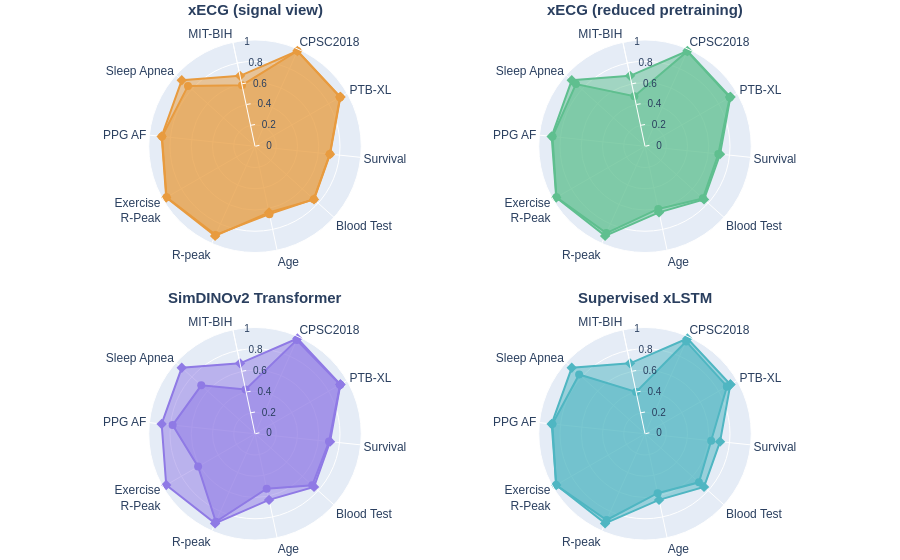
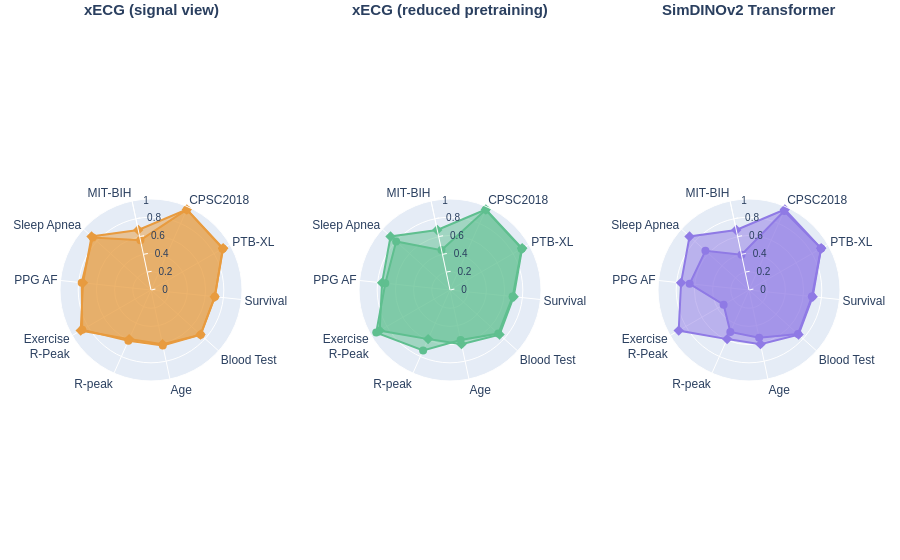

These figures' notebook cell, in order:
### Code cell
def plot_radar_plots_overlap_xecg(df, categories, title='radar_chart_methods'):
    pio.templates.default = "plotly"  # Set default template to white background

    categories_closed = categories + [categories[0]]

    fig = go.Figure()
    # Plot one radar chart for each method on separate axes (subplots)

    min_v = 0. # df_raw.min().min()
    max_v = 1.# df_raw.max().max()
    print(f"Min value: {min_v}, Max value: {max_v}")

    if len(df) == 5:
        rows = 2
        cols = 2  # Usiamo 6 colonne per gestire meglio gli spazi (2x3 e 3x2)

        fig = make_subplots(
            rows=rows, cols=cols,
            specs=[[{'type': 'polar'}, {'type': 'polar'}],
                [{'type': 'polar'}, {'type': 'polar'}]],
            subplot_titles=df.index.tolist()[1:],
            vertical_spacing=0.15,
            horizontal_spacing=0.
        )
        positions = [(1, 1), (1, 2), (2, 1), (2, 2)]
    elif len(df) == 4:
        rows = 1
        cols = 3
        fig = make_subplots(
            rows=rows, cols=cols,
            specs=[[{'type': 'polar'}, {'type': 'polar'}, {'type': 'polar'}]],
            subplot_titles=df.index.tolist()[1:],
            vertical_spacing=0.15,
            horizontal_spacing=0.15
        )
        positions = [(1, 1), (1, 2), (1, 3)]


    xecg_row = df.values[0]
    values_xecg = xecg_row.tolist()[:-2] + [xecg_row.tolist()[0]]  # close the loop
    for i, (idx, row) in enumerate(df.iterrows()):
        if i == 0: continue
        current_row, current_col = positions[i -1]

        trace = fig.add_trace(
            go.Scatterpolar(
                r=values_xecg,
                theta=categories_closed,
                fill='toself',
                name=idx,
                line=dict(width=2, color=row['color']),
                hoverinfo='skip',
                marker=dict(
                    symbol="diamond",   # <-- change marker shape here
                    size=8,            # marker size
                    color=row['color']  # marker color
                ),
            ),
            row=current_row, col=current_col
        )

        values = row.tolist()[:-2] + [row.tolist()[0]]  # close the loop
        fig.add_trace(
            go.Scatterpolar(
                r=values,
                theta=categories_closed,
                fill='toself',
                name=idx,
                line=dict(width=2, color=row['color']),
                hoverinfo='skip',
                marker=dict(
                    symbol="circle",   # <-- change marker shape here
                    size=8,            # marker size
                    color=row['color']  # marker color
                ),
            ),
            row=current_row, 
            col=current_col
        )

        # Update polar layout for each subplot
        # Se polar_id è 1, la chiave è 'polar', se è > 1 è 'polar2', 'polar3', ecc.
        polar_key = f'polar{i}'
        fig.update_layout({
            polar_key: dict(
                angularaxis=dict(rotation=30),  # keep your rotation
                radialaxis=dict(
                    visible=True, 
                    range=[min_v, max_v], 
                    showticklabels=True, 
                    showline=True,
                    showgrid=True,
                    angle=102,
                    ticks="outside",
                    tickcolor="white",
                    linecolor='white',
                    ticklen=4,
                    tickangle=102,
                    # tickvals=[0, 0.3, 0.7, 1],        # positions on the axis
                    # ticktext=["0", "0.2", "0.4", "0.6", "0.8", "1"],  # what to display
                    tickvals=[0, 0.2, 0.4, 0.6, 0.8, 1],        # positions on the axis
                    ticktext=["0", "0.2", "0.4", "0.6", "0.8", "1"],  # what to display
                    tickfont=dict(
                        size=10,       # font size of tick labels
                    ),
                )
            )
        })

        fig.layout.annotations[i - 1].text = f"<b>{idx}</b>"


    # Optional: adjust overall layout for better spacing
    fig.update_layout(
        # width=25,   # 88mm in pixels (88mm * 2.835 pixels/mm)
        # height=200,   # Maintain aspect ratio (2:3 -> height = width * 2/3)
        font=dict(family="Arial", size=12),  # Sans-serif font, 6pt (between 5-7pt range)
        showlegend=False,  # Hide legend since each subplot is labeled
        margin=dict(l=60, r=60, t=40, b=20), # Tight margins for Nature format
        # padding=dict(t=10, b=10, l=10, r=10)
    )

    fig.update_annotations(
        font=dict(size=15, family="Arial"),
        showarrow=False,
        yshift=20,  # Adjust vertical position of titles
    )

    # set the center of the titles to be aligned with the center of the radar charts
    # fig.layout.annotations[0].update(x=0.3)
    # fig.layout.annotations[1].update(x=0.7)

    # fig.tight_layout()
    # save pdf
    # plt.savefig("figs/radar_chart_methods.svg", bbox_inches='tight')
    if len(df) == 5:
        fig.write_image(f"figs/{title}.svg", width=900, height=500)
    else:
        fig.write_image(f"figs/{title}.svg", width=900, height=270)
    fig.show()

plot_radar_plots_overlap_xecg(df_abl_ft, categories, title='radar_chart_ablations_xecg')
plot_radar_plots_overlap_xecg(df_abl_lp, categories, title='radar_chart_ablations_xecg_lp')

### Figure 1 — Plotly figure (JSON) as saved in the notebook; plotly's stock layout.template omitted (floating-point values rounded to 4 significant figures)
{"data": [{"fill": "toself", "hoverinfo": "skip", "line": {"color": "#E89B3F", "width": 2}, "marker": {"color": "#E89B3F", "size": 8, "symbol": "diamond"}, "name": "xECG (signal view)", "r": [0.9276, 0.9813, 0.6773, 0.9278, 0.8835, 0.9651, 0.9235, 0.6364, 0.7475, 0.7101, 0.9276], "subplot": "polar", "theta": ["PTB-XL", "CPSC2018", "MIT-BIH", "Sleep Apnea", "PPG AF", "Exercise<br>R-Peak", "R-peak", "Age", "Blood Test", "Survival", "PTB-XL"], "type": "scatterpolar"}, {"fill": "toself", "hoverinfo": "skip", "line": {"color": "#E89B3F", "width": 2}, "marker": {"color": "#E89B3F", "size": 8, "symbol": "circle"}, "name": "xECG (signal view)", "r": [0.9238, 0.9814, 0.5878, 0.8487, 0.8799, 0.9607, 0.9133, 0.6534, 0.7444, 0.7076, 0.9238], "subplot": "polar", "theta": ["PTB-XL", "CPSC2018", "MIT-BIH", "Sleep Apnea", "PPG AF", "Exercise<br>R-Peak", "R-peak", "Age", "Blood Test", "Survival", "PTB-XL"], "type": "scatterpolar"}, {"fill": "toself", "hoverinfo": "skip", "line": {"color": "#5FBF8F", "width": 2}, "marker": {"color": "#5FBF8F", "size": 8, "symbol": "diamond"}, "name": "xECG (reduced pretraining)", "r": [0.9276, 0.9813, 0.6773, 0.9278, 0.8835, 0.9651, 0.9235, 0.6364, 0.7475, 0.7101, 0.9276], "subplot": "polar2", "theta": ["PTB-XL", "CPSC2018", "MIT-BIH", "Sleep Apnea", "PPG AF", "Exercise<br>R-Peak", "R-peak", "Age", "Blood Test", "Survival", "PTB-XL"], "type": "scatterpolar"}, {"fill": "toself", "hoverinfo": "skip", "line": {"color": "#5FBF8F", "width": 2}, "marker": {"color": "#5FBF8F", "size": 8, "symbol": "circle"}, "name": "xECG (reduced pretraining)", "r": [0.9208, 0.977, 0.4813, 0.8748, 0.8754, 0.9621, 0.895, 0.603, 0.733, 0.694, 0.9208], "subplot": "polar2", "theta": ["PTB-XL", "CPSC2018", "MIT-BIH", "Sleep Apnea", "PPG AF", "Exercise<br>R-Peak", "R-peak", "Age", "Blood Test", "Survival", "PTB-XL"], "type": "scatterpolar"}, {"fill": "toself", "hoverinfo": "skip", "line": {"color": "#8F7AE5", "width": 2}, "marker": {"color": "#8F7AE5", "size": 8, "symbol": "diamond"}, "name": "SimDINOv2 Transformer", "r": [0.9276, 0.9813, 0.6773, 0.9278, 0.8835, 0.9651, 0.9235, 0.6364, 0.7475, 0.7101, 0.9276], "subplot": "polar3", "theta": ["PTB-XL", "CPSC2018", "MIT-BIH", "Sleep Apnea", "PPG AF", "Exercise<br>R-Peak", "R-peak", "Age", "Blood Test", "Survival", "PTB-XL"], "type": "scatterpolar"}, {"fill": "toself", "hoverinfo": "skip", "line": {"color": "#8F7AE5", "width": 2}, "marker": {"color": "#8F7AE5", "size": 8, "symbol": "circle"}, "name": "SimDINOv2 Transformer", "r": [0.9247, 0.9655, 0.4254, 0.6808, 0.7797, 0.6185, 0.9067, 0.5292, 0.7253, 0.7007, 0.9247], "subplot": "polar3", "theta": ["PTB-XL", "CPSC2018", "MIT-BIH", "Sleep Apnea", "PPG AF", "Exercise<br>R-Peak", "R-peak", "Age", "Blood Test", "Survival", "PTB-XL"], "type": "scatterpolar"}, {"fill": "toself", "hoverinfo": "skip", "line": {"color": "#4FB6C2", "width": 2}, "marker": {"color": "#4FB6C2", "size": 8, "symbol": "diamond"}, "name": "Supervised xLSTM", "r": [0.9276, 0.9813, 0.6773, 0.9278, 0.8835, 0.9651, 0.9235, 0.6364, 0.7475, 0.7101, 0.9276], "subplot": "polar4", "theta": ["PTB-XL", "CPSC2018", "MIT-BIH", "Sleep Apnea", "PPG AF", "Exercise<br>R-Peak", "R-peak", "Age", "Blood Test", "Survival", "PTB-XL"], "type": "scatterpolar"}, {"fill": "toself", "hoverinfo": "skip", "line": {"color": "#4FB6C2", "width": 2}, "marker": {"color": "#4FB6C2", "size": 8, "symbol": "circle"}, "name": "Supervised xLSTM", "r": [0.8907, 0.9511, 0.4022, 0.8343, 0.8763, 0.9663, 0.8883, 0.5719, 0.6831, 0.6261, 0.8907], "subplot": "polar4", "theta": ["PTB-XL", "CPSC2018", "MIT-BIH", "Sleep Apnea", "PPG AF", "Exercise<br>R-Peak", "R-peak", "Age", "Blood Test", "Survival", "PTB-XL"], "type": "scatterpolar"}], "layout": {"annotations": [{"font": {"family": "Arial", "size": 15}, "showarrow": false, "text": "<b>xECG (signal view)</b>", "x": 0.25, "xanchor": "center", "xref": "paper", "y": 1, "yanchor": "bottom", "yref": "paper", "yshift": 20}, {"font": {"family": "Arial", "size": 15}, "showarrow": false, "text": "<b>xECG (reduced pretraining)</b>", "x": 0.75, "xanchor": "center", "xref": "paper", "y": 1, "yanchor": "bottom", "yref": "paper", "yshift": 20}, {"font": {"family": "Arial", "size": 15}, "showarrow": false, "text": "<b>SimDINOv2 Transformer</b>", "x": 0.25, "xanchor": "center", "xref": "paper", "y": 0.425, "yanchor": "bottom", "yref": "paper", "yshift": 20}, {"font": {"family": "Arial", "size": 15}, "showarrow": false, "text": "<b>Supervised xLSTM</b>", "x": 0.75, "xanchor": "center", "xref": "paper", "y": 0.425, "yanchor": "bottom", "yref": "paper", "yshift": 20}], "font": {"family": "Arial", "size": 12}, "margin": {"b": 20, "l": 60, "r": 60, "t": 40}, "polar": {"angularaxis": {"rotation": 30}, "domain": {"x": [0, 0.5], "y": [0.575, 1]}, "radialaxis": {"angle": 102, "linecolor": "white", "range": [0, 1], "showgrid": true, "showline": true, "showticklabels": true, "tickangle": 102, "tickcolor": "white", "tickfont": {"size": 10}, "ticklen": 4, "ticks": "outside", "ticktext": ["0", "0.2", "0.4", "0.6", "0.8", "1"], "tickvals": [0, 0.2, 0.4, 0.6, 0.8, 1], "visible": true}}, "polar2": {"angularaxis": {"rotation": 30}, "domain": {"x": [0.5, 1], "y": [0.575, 1]}, "radialaxis": {"angle": 102, "linecolor": "white", "range": [0, 1], "showgrid": true, "showline": true, "showticklabels": true, "tickangle": 102, "tickcolor": "white", "tickfont": {"size": 10}, "ticklen": 4, "ticks": "outside", "ticktext": ["0", "0.2", "0.4", "0.6", "0.8", "1"], "tickvals": [0, 0.2, 0.4, 0.6, 0.8, 1], "visible": true}}, "polar3": {"angularaxis": {"rotation": 30}, "domain": {"x": [0, 0.5], "y": [0, 0.425]}, "radialaxis": {"angle": 102, "linecolor": "white", "range": [0, 1], "showgrid": true, "showline": true, "showticklabels": true, "tickangle": 102, "tickcolor": "white", "tickfont": {"size": 10}, "ticklen": 4, "ticks": "outside", "ticktext": ["0", "0.2", "0.4", "0.6", "0.8", "1"], "tickvals": [0, 0.2, 0.4, 0.6, 0.8, 1], "visible": true}}, "polar4": {"angularaxis": {"rotation": 30}, "domain": {"x": [0.5, 1], "y": [0, 0.425]}, "radialaxis": {"angle": 102, "linecolor": "white", "range": [0, 1], "showgrid": true, "showline": true, "showticklabels": true, "tickangle": 102, "tickcolor": "white", "tickfont": {"size": 10}, "ticklen": 4, "ticks": "outside", "ticktext": ["0", "0.2", "0.4", "0.6", "0.8", "1"], "tickvals": [0, 0.2, 0.4, 0.6, 0.8, 1], "visible": true}}, "showlegend": false}}

### Figure 2 — Plotly figure (JSON) as saved in the notebook; plotly's stock layout.template omitted (floating-point values rounded to 4 significant figures)
{"data": [{"fill": "toself", "hoverinfo": "skip", "line": {"color": "#E89B3F", "width": 2}, "marker": {"color": "#E89B3F", "size": 8, "symbol": "diamond"}, "name": "xECG (signal view)", "r": [0.9154, 0.9678, 0.674, 0.8791, 0.7508, 0.8921, 0.5907, 0.6085, 0.7325, 0.7038, 0.9154], "subplot": "polar", "theta": ["PTB-XL", "CPSC2018", "MIT-BIH", "Sleep Apnea", "PPG AF", "Exercise<br>R-Peak", "R-peak", "Age", "Blood Test", "Survival", "PTB-XL"], "type": "scatterpolar"}, {"fill": "toself", "hoverinfo": "skip", "line": {"color": "#E89B3F", "width": 2}, "marker": {"color": "#E89B3F", "size": 8, "symbol": "circle"}, "name": "xECG (signal view)", "r": [0.9091, 0.9663, 0.5601, 0.8614, 0.7657, 0.8719, 0.6117, 0.6231, 0.7354, 0.7066, 0.9091], "subplot": "polar", "theta": ["PTB-XL", "CPSC2018", "MIT-BIH", "Sleep Apnea", "PPG AF", "Exercise<br>R-Peak", "R-peak", "Age", "Blood Test", "Survival", "PTB-XL"], "type": "scatterpolar"}, {"fill": "toself", "hoverinfo": "skip", "line": {"color": "#5FBF8F", "width": 2}, "marker": {"color": "#5FBF8F", "size": 8, "symbol": "diamond"}, "name": "xECG (reduced pretraining)", "r": [0.9154, 0.9678, 0.674, 0.8791, 0.7508, 0.8921, 0.5907, 0.6085, 0.7325, 0.7038, 0.9154], "subplot": "polar2", "theta": ["PTB-XL", "CPSC2018", "MIT-BIH", "Sleep Apnea", "PPG AF", "Exercise<br>R-Peak", "R-peak", "Age", "Blood Test", "Survival", "PTB-XL"], "type": "scatterpolar"}, {"fill": "toself", "hoverinfo": "skip", "line": {"color": "#5FBF8F", "width": 2}, "marker": {"color": "#5FBF8F", "size": 8, "symbol": "circle"}, "name": "xECG (reduced pretraining)", "r": [0.9093, 0.9638, 0.4481, 0.7963, 0.7146, 0.9362, 0.7264, 0.5609, 0.7145, 0.6921, 0.9093], "subplot": "polar2", "theta": ["PTB-XL", "CPSC2018", "MIT-BIH", "Sleep Apnea", "PPG AF", "Exercise<br>R-Peak", "R-peak", "Age", "Blood Test", "Survival", "PTB-XL"], "type": "scatterpolar"}, {"fill": "toself", "hoverinfo": "skip", "line": {"color": "#8F7AE5", "width": 2}, "marker": {"color": "#8F7AE5", "size": 8, "symbol": "diamond"}, "name": "SimDINOv2 Transformer", "r": [0.9154, 0.9678, 0.674, 0.8791, 0.7508, 0.8921, 0.5907, 0.6085, 0.7325, 0.7038, 0.9154], "subplot": "polar3", "theta": ["PTB-XL", "CPSC2018", "MIT-BIH", "Sleep Apnea", "PPG AF", "Exercise<br>R-Peak", "R-peak", "Age", "Blood Test", "Survival", "PTB-XL"], "type": "scatterpolar"}, {"fill": "toself", "hoverinfo": "skip", "line": {"color": "#8F7AE5", "width": 2}, "marker": {"color": "#8F7AE5", "size": 8, "symbol": "circle"}, "name": "SimDINOv2 Transformer", "r": [0.914, 0.9508, 0.3955, 0.6444, 0.6558, 0.3223, 0.5043, 0.5357, 0.7243, 0.6955, 0.914], "subplot": "polar3", "theta": ["PTB-XL", "CPSC2018", "MIT-BIH", "Sleep Apnea", "PPG AF", "Exercise<br>R-Peak", "R-peak", "Age", "Blood Test", "Survival", "PTB-XL"], "type": "scatterpolar"}], "layout": {"annotations": [{"font": {"family": "Arial", "size": 15}, "showarrow": false, "text": "<b>xECG (signal view)</b>", "x": 0.1167, "xanchor": "center", "xref": "paper", "y": 1, "yanchor": "bottom", "yref": "paper", "yshift": 20}, {"font": {"family": "Arial", "size": 15}, "showarrow": false, "text": "<b>xECG (reduced pretraining)</b>", "x": 0.5, "xanchor": "center", "xref": "paper", "y": 1, "yanchor": "bottom", "yref": "paper", "yshift": 20}, {"font": {"family": "Arial", "size": 15}, "showarrow": false, "text": "<b>SimDINOv2 Transformer</b>", "x": 0.8833, "xanchor": "center", "xref": "paper", "y": 1, "yanchor": "bottom", "yref": "paper", "yshift": 20}], "font": {"family": "Arial", "size": 12}, "margin": {"b": 20, "l": 60, "r": 60, "t": 40}, "polar": {"angularaxis": {"rotation": 30}, "domain": {"x": [0, 0.2333], "y": [0, 1]}, "radialaxis": {"angle": 102, "linecolor": "white", "range": [0, 1], "showgrid": true, "showline": true, "showticklabels": true, "tickangle": 102, "tickcolor": "white", "tickfont": {"size": 10}, "ticklen": 4, "ticks": "outside", "ticktext": ["0", "0.2", "0.4", "0.6", "0.8", "1"], "tickvals": [0, 0.2, 0.4, 0.6, 0.8, 1], "visible": true}}, "polar2": {"angularaxis": {"rotation": 30}, "domain": {"x": [0.3833, 0.6167], "y": [0, 1]}, "radialaxis": {"angle": 102, "linecolor": "white", "range": [0, 1], "showgrid": true, "showline": true, "showticklabels": true, "tickangle": 102, "tickcolor": "white", "tickfont": {"size": 10}, "ticklen": 4, "ticks": "outside", "ticktext": ["0", "0.2", "0.4", "0.6", "0.8", "1"], "tickvals": [0, 0.2, 0.4, 0.6, 0.8, 1], "visible": true}}, "polar3": {"angularaxis": {"rotation": 30}, "domain": {"x": [0.7667, 1.0], "y": [0, 1]}, "radialaxis": {"angle": 102, "linecolor": "white", "range": [0, 1], "showgrid": true, "showline": true, "showticklabels": true, "tickangle": 102, "tickcolor": "white", "tickfont": {"size": 10}, "ticklen": 4, "ticks": "outside", "ticktext": ["0", "0.2", "0.4", "0.6", "0.8", "1"], "tickvals": [0, 0.2, 0.4, 0.6, 0.8, 1], "visible": true}}, "showlegend": false}}
